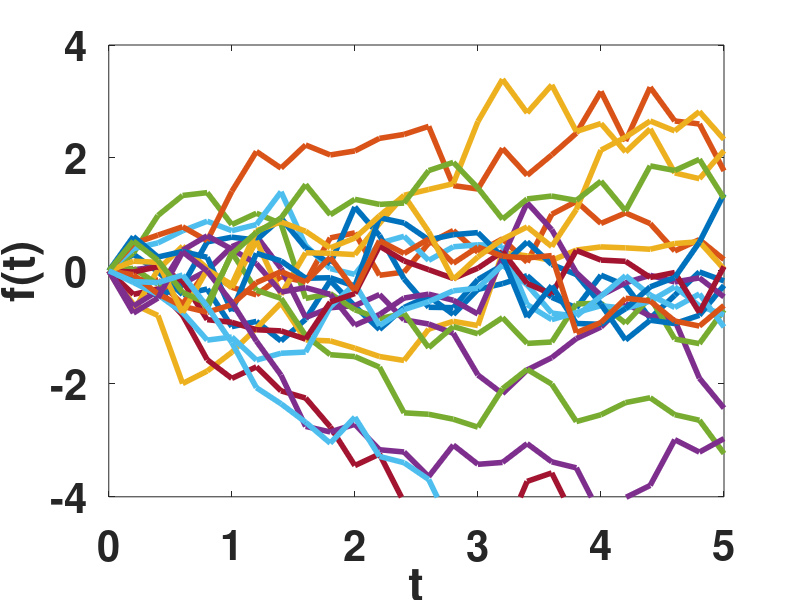

The MATLAB source for this figure:
%%%%%%%%%%%%%%%%%%%%%%%%%%%%%%%%%%%%%%%%
%%%%% GP PRIOR    %%%%%%%%%%%%%%%%%%%%%%
%%%%%%%%%%%%%%%%%%%%%%%%%%%%%%%%%%%%%%%%
%%%% Random Functions from the GP prior  
%%%%%%%%%%%%%%%%%%%%%%%%%%%%%%%%%%%%%%%%
%%%%%%%%%%%%%%%%%%%%%%%%%%%%%%%%%%%%%%%%
clear all
close all
clc
disp('---------------------------------------------')
disp(' Random Functions from a GP prior  ')
disp('---------------------------------------------')
disp('------------------------------------------------------------------------')
%%%%%%%%%%%%%%%%%%%%%%%%%%%
%%%%% KERNEL FUNCTIONS %%%%
disp(' ')
disp(' KERNEL FUNCTIONS ')
disp(' ')
disp('1. Linear Function')
disp('2. Squared Exponential Function - RBF')
disp('3. Laplace-Double Exponential Function ')
disp('4. Rational Quadratic Function ')
disp('5. Kernel Function for generating a Wiener process ')
disp('6. Dot Product Function - Polynomial ')
disp('7. Periodic Function ')
disp('8. Kernel Function for generating a Standard Brownian Bridge')
disp('------------------------------------------------------------------------')
disp(' ')
typeKernel=input(' Choose a kernel function (1-8) ? ' );
disp(' ')
switch typeKernel
    case 1
         %%%% linear 
         t=-5:0.2:5; %%%% inputs
         k=@(z1,z2) z1*z2;
    case 2
         %%%% Squared Exponential - RBF 
         t=-5:0.2:5; %%%% inputs
         sig=1;
         k=@(z1,z2) exp(-(z1-z2).^2/(2*sig^2));
      case 3
        %%%% Laplace-Double Exponential (Ornstein-Uhlenbeck Process)
        t=-5:0.2:5; %%%% inputs 
        Lambda=1;
        k=@(z1,z2) exp(-Lambda*abs(z1-z2));
      case 4
        %%%%  Rational Quadratic Function
        t=-5:0.2:5; %%%% inputs
        sig=1;
        a=input('Choose the parameter a >0 ? (for a==> Infinity, it approximates the Squared Exponential Function) ');
        k=@(z1,z2) (1+(abs(z1-z2).^2)/(2*a*sig^2)).^(-a);
      case 5
        %%%% for Wiener process
        t=0:0.2:5; %%%% inputs  
        k=@(z1,z2) min([z1,z2]); 
       case 6
         %%%% Dot Product Function
        t=-5:0.2:5; %%%% inputs  
        sigma0=4;
        disp(['The parameter sigma0 is set to ',num2str(sigma0)])
        n=input('Choose the other positive integer n>0 (e.g., n=1,2,3,4,..) ? ');
        k=@(z1,z2) min(sigma0+ z1*z2').^n;
       case 7
         %%%% 
         t=-5:0.2:5; %%%% inputs
         sig=5;
         k=@(z1,z2) exp(-[2*sin(1*(z1-z2))].^2/(sig^2));
       case 8
         %%%% 
         t=0:0.01:1; %%%% inputs
         sig=5;
         k=@(z1,z2) min([z1,z2])-z1*z2;          
      end
%%%%%%%%%%%%%%%%%%%%%%%%%%%%%%%%%%%%%%%%%%%%%%%%%%%%%%%%%%%%
%%%%%%%%%%%%%%%%%%%%%%%%%%%%%%%%%%%%%%%%%%%%%%%%%%%%%%%%%%%%
%%%%%%%%%%%%%% COVARIANCE MATRIX given the inputs %%%%%%%%%%
 for i=1:length(t)
     for j=1:length(t)
        SIGMA(i,j)=k(t(i),t(j));
     end
 end
%%%%%%%%%%%%%%%%%%%
NUM_CURVES=20;
%%%%%%%%%%%%%%%%%%%%%%%%%%%%%%%%%%%%%%%%%%%%%%%%%%%%%%%%%%%%%%%%%%%%%%%%%%%
%%%% DRAW NUM_CURVES TIMES FORM A N(0,SIGMA)
%%%%%%%%%%%%%%%%%%%%%%%%%%%%%%%%%%%%%%%%%%%%%%%%%%%%%%%%%%%%%%%%%%%%%%%%%%%
L=length(t);
small_constant=0.000001;%%%  only for avoiding numerical issues
B=chol(SIGMA+small_constant*eye(L,L)); 
%%%%%%%%%%%%%%%%%%%%%%%%%%%%%%%%%%%%%%%%%%%%%%%%%%%%%%%%%%%%%%%%%%%%%%%%%%%
for i=1:NUM_CURVES
f(i,:)=B'*randn(1,L)';
end
%%%%%% plot %%%%%%%%
figure
hold on
plot(t,f,'LineWidth',4)
if typeKernel==5
   axis([0 5 -4 4])
elseif typeKernel==6
    axis([0 5 -6 6])
elseif typeKernel==8
    axis([0 1 -2 2])
else
   axis([-5 5 -3.5 3.5]) 
end
box on
set(gca,'FontSize',30)
set(gca,'FontWeight','Bold')
ylabel('f(t)')
xlabel('t')
%%%%%%%%%%%%%%%%%%%%%%%%%%%%%%%%%%%%%%%%%%%%%%%%%%%%%%%%%%%%%%%%%%%%%%%%%%%
%%%%%%%%%%%%%%%%%%%%%%%%%%%%%%%%%%%%%%%%%%%%%%%%%%%%%%%%%%%%%%%%%%%%%%%%%%%
